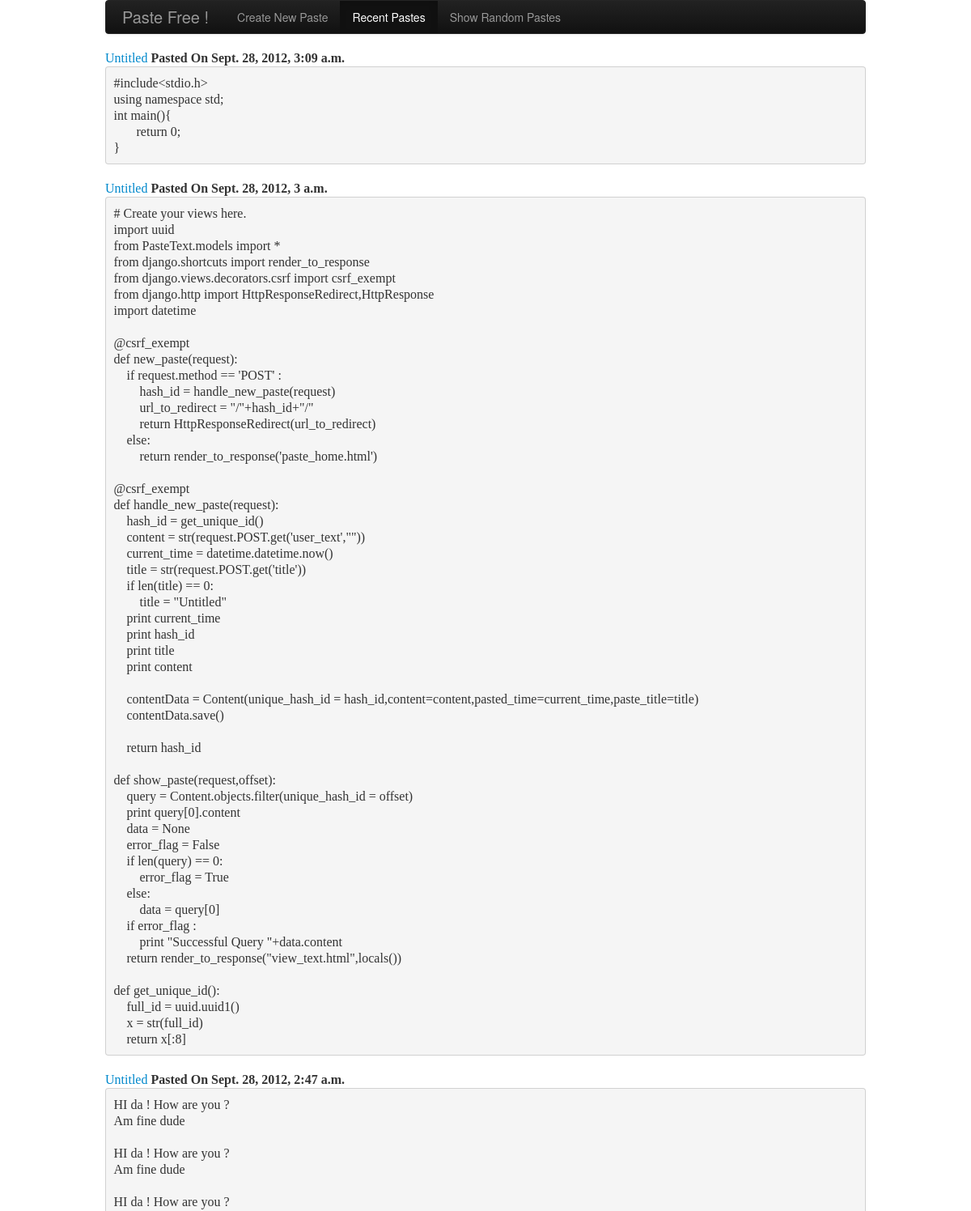
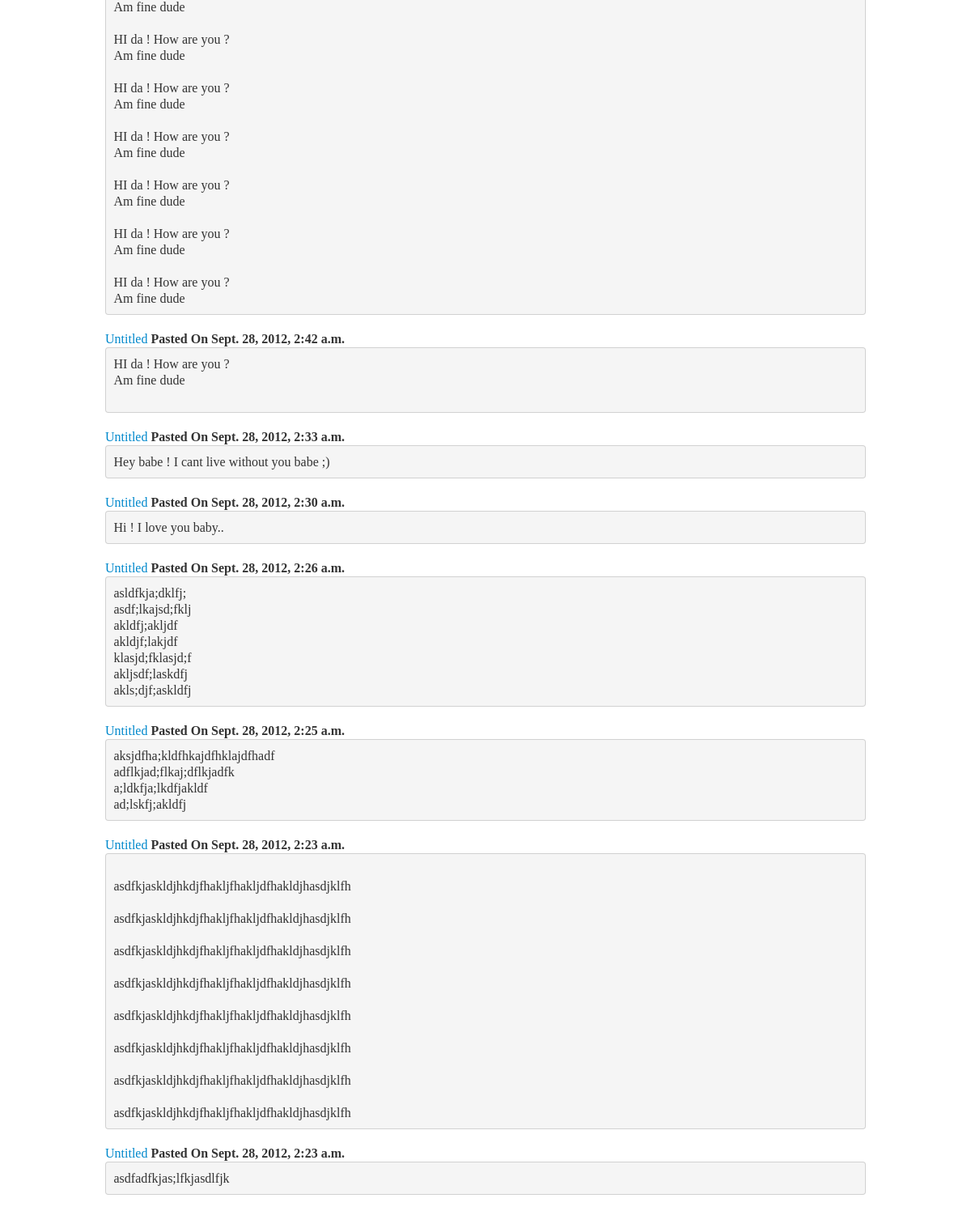
The app's page /recent/, older data (2 pictures, top to bottom).
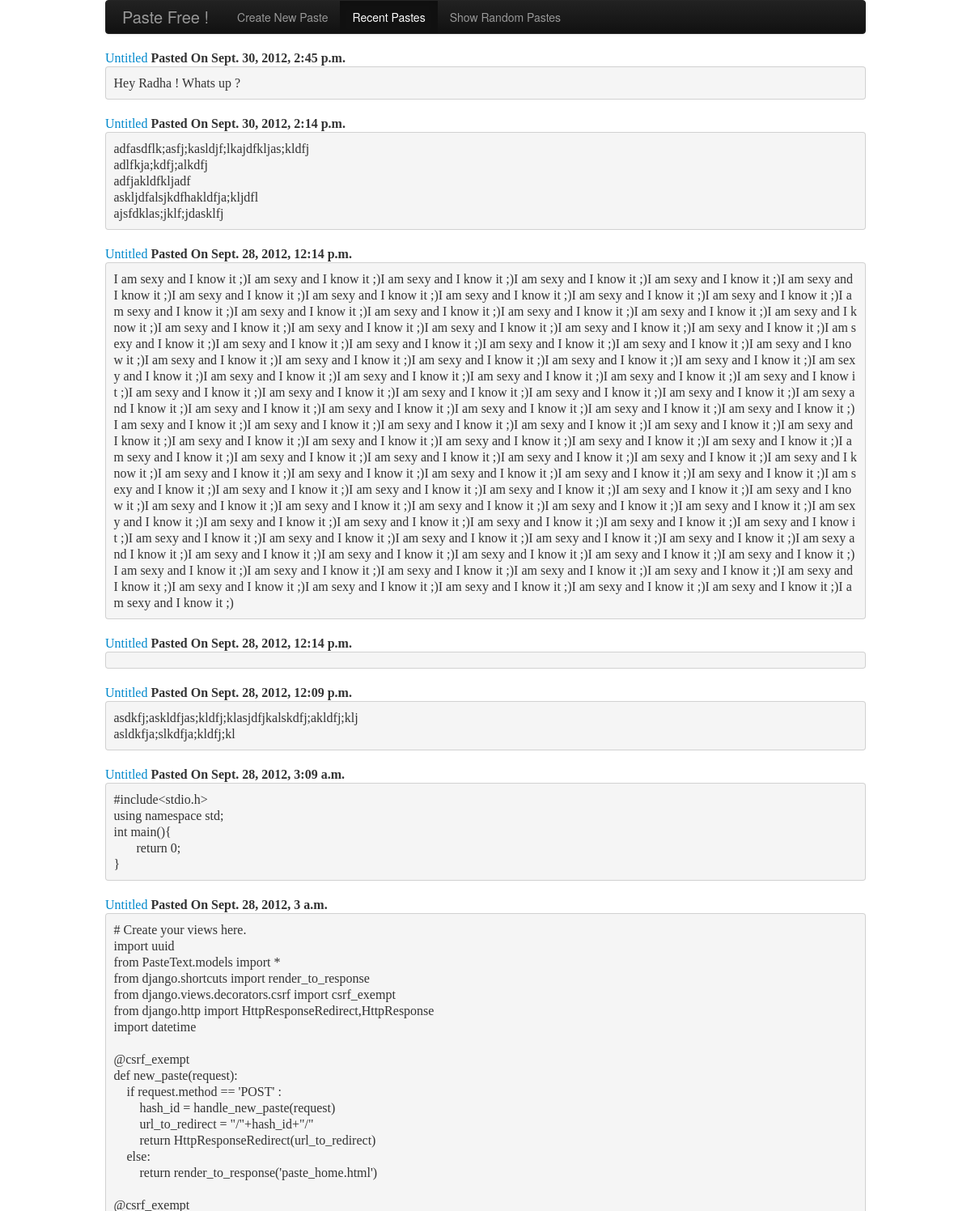
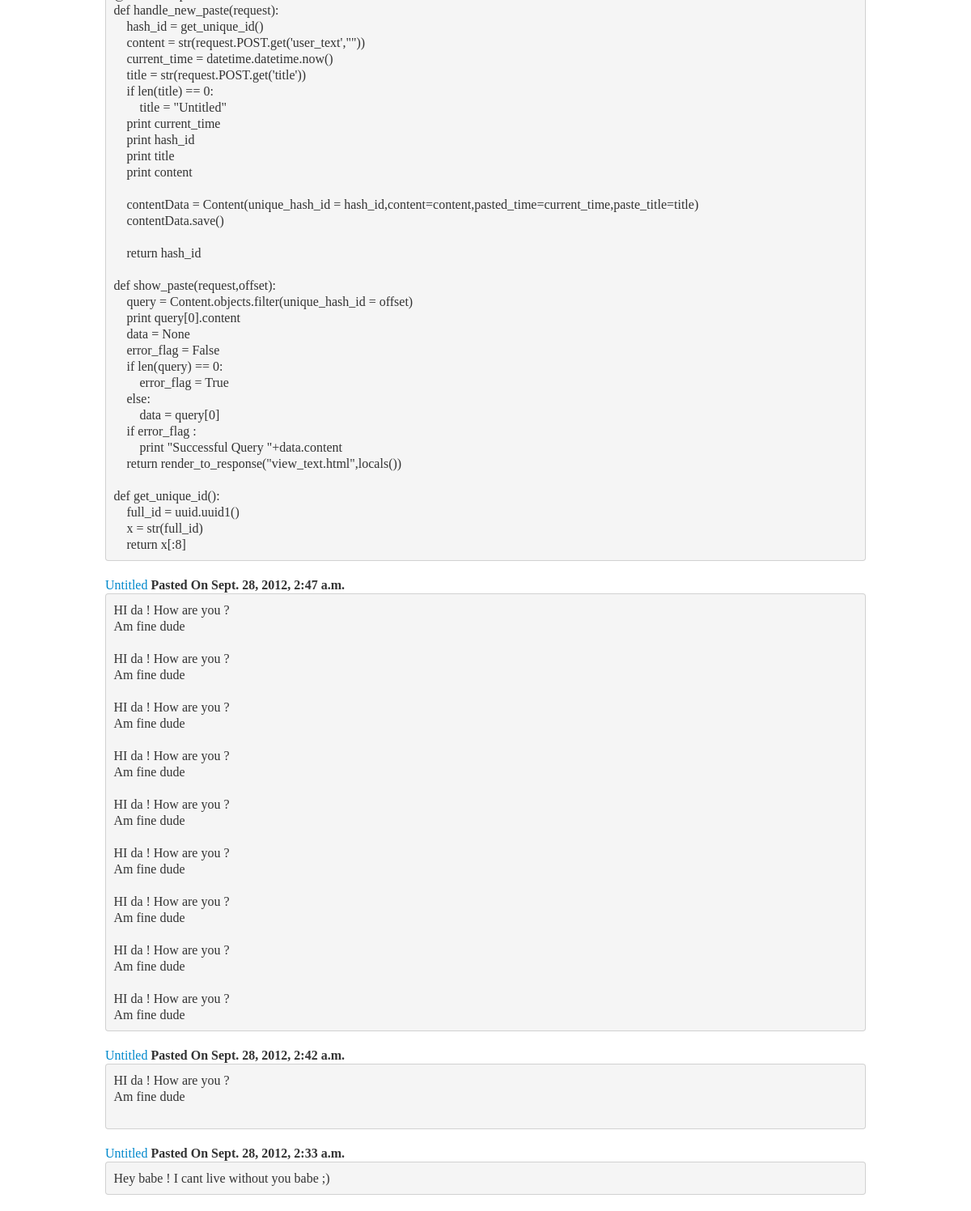
The same page, newer data (2 pictures, top to bottom).
### PasteText/models.py (models this page shows, shortened)
class Content(models.Model):
    paste_title = models.CharField(max_length=100)
    unique_hash_id = models.CharField(max_length=20)
    content = models.CharField(max_length=50000)
    pasted_time = models.DateTimeField();

### PasteText/views.py (the view)
def get_recent_paste(request):
    top10_source = Content.objects.all().order_by("pasted_time").reverse()[:10]
    return render_to_response("recent.html",locals())

### PasteText/templates/recent.html (shortened to what this page needs)
<!DOCTYPE html>
{% load staticfiles %}
<html>
<head>
    <link href="{% static "bootstrap/css/bootstrap.css" %}" rel="stylesheet" ></link>
</head>
<body>
    <div class="container" id="header">
    <div class="navbar  navbar-inverse">
    <div class="navbar-inner">
    <a class="brand" href="#">Paste Free !</a>
    <ul class="nav">
        <li ><a href="/">Create New Paste</a></li>
        <li class="active"><a href="/recent">Recent Pastes</a></li>
        <li><a href="#">Show Random Pastes</a></li>
        </ul>
     </div>
     </div>
     </div>
    {% for paste in top10_source %}
        <div class="container" style="font-size: 16px;font-family:Consolas;" class="prettyprint">
            <span><a href="/{{ paste.unique_hash_id }}">
            {% if paste.paste_title %}
                Untitled
            {% else %}
                {{paste.paste_title}}
            {% endif %}
            </a>
            </span>
            <span style="text-align:right;"><strong>Pasted On {{ paste.pasted_time}}</strong></span>
        </div>
        <div class="container" >
            <pre  style="font-size: 16px;font-family:Consolas;" class="prettyprint linenums">{{ paste.content }}</pre>
        </div>
    {% endfor %}
</body>
</html>

Row changes from the older to the newer data that the page shows:
no longer on this page (row unchanged): Content: paste_title "Untitled", pasted_time "Sept. 28, 2012, 2:30 a.m.", content "Hi ! I love you baby.."
no longer on this page (row unchanged): Content: paste_title "Untitled", pasted_time "Sept. 28, 2012, 2:26 a.m.", content "asldfkja;dklfj; asdf;lkajsd;fklj akldfj;akljdf akldjf;lakjdf klasjd;fklasjd;f akljsdf;laskdfj akls;djf;askldfj"
no longer on this page (row unchanged): Content: paste_title "Untitled", pasted_time "Sept. 28, 2012, 2:25 a.m.", content "aksjdfha;kldfhkajdfhklajdfhadf adflkjad;flkaj;dflkjadfk a;ldkfja;lkdfjakldf ad;lskfj;akldfj"
no longer on this page (row unchanged): Content: paste_title "Untitled", pasted_time "Sept. 28, 2012, 2:23 a.m.", content "asdfkjaskldjhkdjfhakljfhakljdfhakldjhasdjklfh asdfkjaskldjhkdjfhakljfhakljdfhakldjhasdjklfh asdfkjaskldjhkdjfhakljfhakljdfhakldjhasdjklfh asdfkjaskldjhkdjfhakljfhakljdfhakldjhasdjklfh asdfkjaskldjhkdjfhakljfhakljdfhakldjhasdjklfh asdfkjaskldjhkdjfhakljfhakljdfhakldjhasdjklfh asdfkjaskldjhkdjfhakljfhakljdfhakldjhasdjklfh asdfkjaskldjhkdjfhakljfhakljdfhakldjhasdjklfh"
no longer on this page (row unchanged): Content: paste_title "Untitled", pasted_time "Sept. 28, 2012, 2:23 a.m.", content "asdfadfkjas;lfkjasdlfjk"
added Content: paste_title "Untitled", pasted_time "Sept. 30, 2012, 2:45 p.m.", content "Hey Radha ! Whats up ?"
added Content: paste_title "Untitled", pasted_time "Sept. 30, 2012, 2:14 p.m.", content "adfasdflk;asfj;kasldjf;lkajdfkljas;kldfj adlfkja;kdfj;alkdfj adfjakldfkljadf askljdfalsjkdfhakldfja;kljdfl ajsfdklas;jklf;jdasklfj"
added Content: paste_title "Untitled", pasted_time "Sept. 28, 2012, 12:14 p.m.", content "I am sexy and I know it ;)I am sexy and I know it ;)I am sexy and I know it ;)I am sexy and I know it ;)I am sexy and I know it ;)I am sexy and I know it ;)I am sexy and I know it ;)I am sexy and I know it ;)I am sexy and I know it ;)I am sexy and I know it ;)I am sexy and I know it ;)I am sexy and I know it ;)I am sexy and I know it ;)I am sexy and I know it ;)I am sexy and I know it ;)I am sexy and I know it ;)I am sexy and I know it ;)I am sexy and I know it ;)I am sexy and I know it ;)I am sexy and I know it ;)I am sexy and I know it ;)I am sexy and I know it ;)I am sexy and I know it ;)I am sexy and I know it ;)I am sexy and I know it ;)I am sexy and I know it ;)I am sexy and I know it…"
added Content: paste_title "Untitled", pasted_time "Sept. 28, 2012, 12:14 p.m."
added Content: paste_title "Untitled", pasted_time "Sept. 28, 2012, 12:09 p.m.", content "asdkfj;askldfjas;kldfj;klasjdfjkalskdfj;akldfj;klj asldkfja;slkdfja;kldfj;kl"
